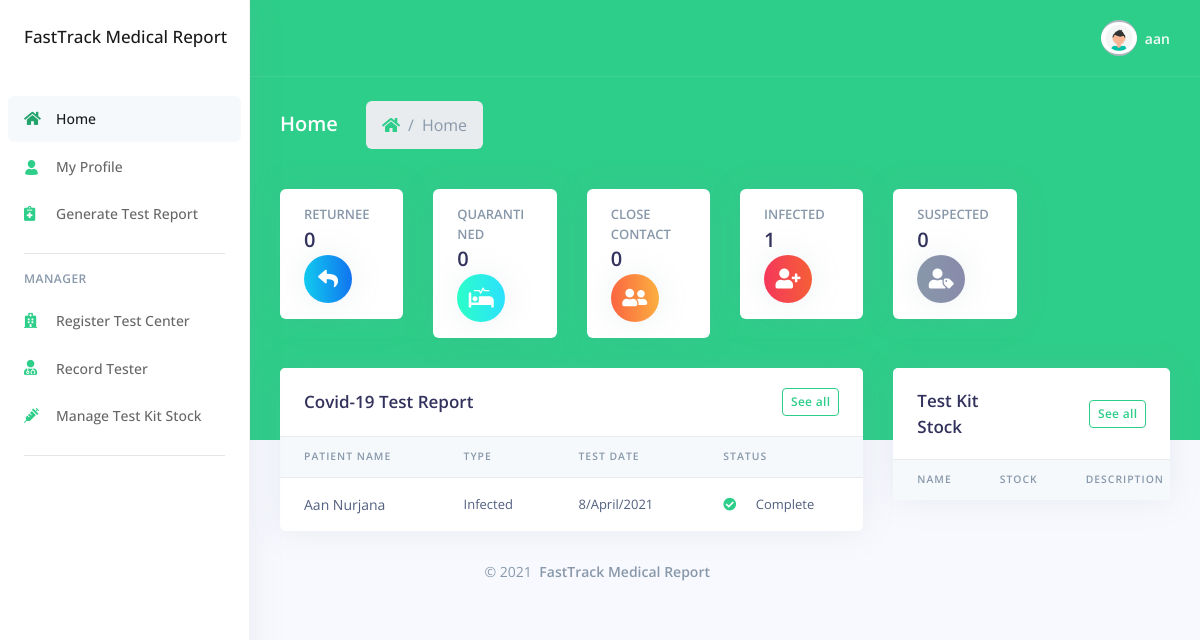
/views-manager/home.php (signed in), run on the app's committed database.
### tables this page shows
CREATE TABLE `covid_test` (
  `test_id` int(11) NOT NULL,
  `patient_id` int(11) NOT NULL,
  `officer_id` int(11) NOT NULL,
  `kit_id` int(11) NOT NULL,
  `test_date` varchar(25) DEFAULT NULL,
  `result` varchar(100) NOT NULL,
  `result_date` varchar(25) DEFAULT NULL,
  `status` varchar(9) NOT NULL
);

CREATE TABLE `patient` (
  `patient_id` int(11) NOT NULL,
  `username` varchar(18) NOT NULL,
  `password` varchar(18) NOT NULL,
  `name` varchar(30) NOT NULL,
  `phone_number` varchar(15) NOT NULL,
  `address` varchar(100) NOT NULL,
  `patient_type` varchar(15) NOT NULL,
  `symptoms` varchar(50) NOT NULL
);

### views-layouts/first-table.php (the view, shortened to what this page needs)
<table class="table align-items-center table-flush">
    <thead class="thead-light">
    <tr>
        <th scope="col">Patient Name</th>
        <th scope="col">Type</th>
        <th scope="col">Test Date</th>
        <th scope="col">Status</th>
    </tr>
    </thead>
    <tbody>
    <?php
    include '../action/connection.php';
    $data = mysqli_query($connect, "SELECT * FROM covid_test INNER JOIN patient ON covid_test.test_id=covid_test.test_id");
    while($covid_test = mysqli_fetch_array($data)) {
        if ($covid_test[1] == $covid_test['patient_id']) {
            ?>
            <tr>
                <td scope="row">
                    <div class="media-body">
                        <span class="name mb-0 text-sm"><?php echo $covid_test['name']?></span>
                    </div>
                </td>
                <td>
                    <?php echo $covid_test['patient_type']?>
                </td>
                <td>
                    <?php echo $covid_test['test_date']?>
                </td>
                <td>
                    <?php
                    if ($covid_test['status'] == "Pending") {
                        ?>
                        <i class="fas fa-spinner text-yellow mr-3"></i> <?php echo $covid_test['status']?>
                        <?php
                    } else {
                        ?>
                        <i class="fas fa-check-circle text-green mr-3"></i> <?php echo $covid_test['status']?>
                        <?php
                    }
                    ?>
            </tr>
            <?php
        }
    }?>
    </tbody>
</table>

### data on the page
covid_test: patient.name "Aan Nurjana", patient.patient_type "Infected", test_date "8/April/2021", status "Complete"

### other printed values
$_SESSION['username'] "aan"
$returnee_num "0"
$quarantined_num "0"
$close_c_num "0"
$infected_num "1"
$suspected_num "0"
